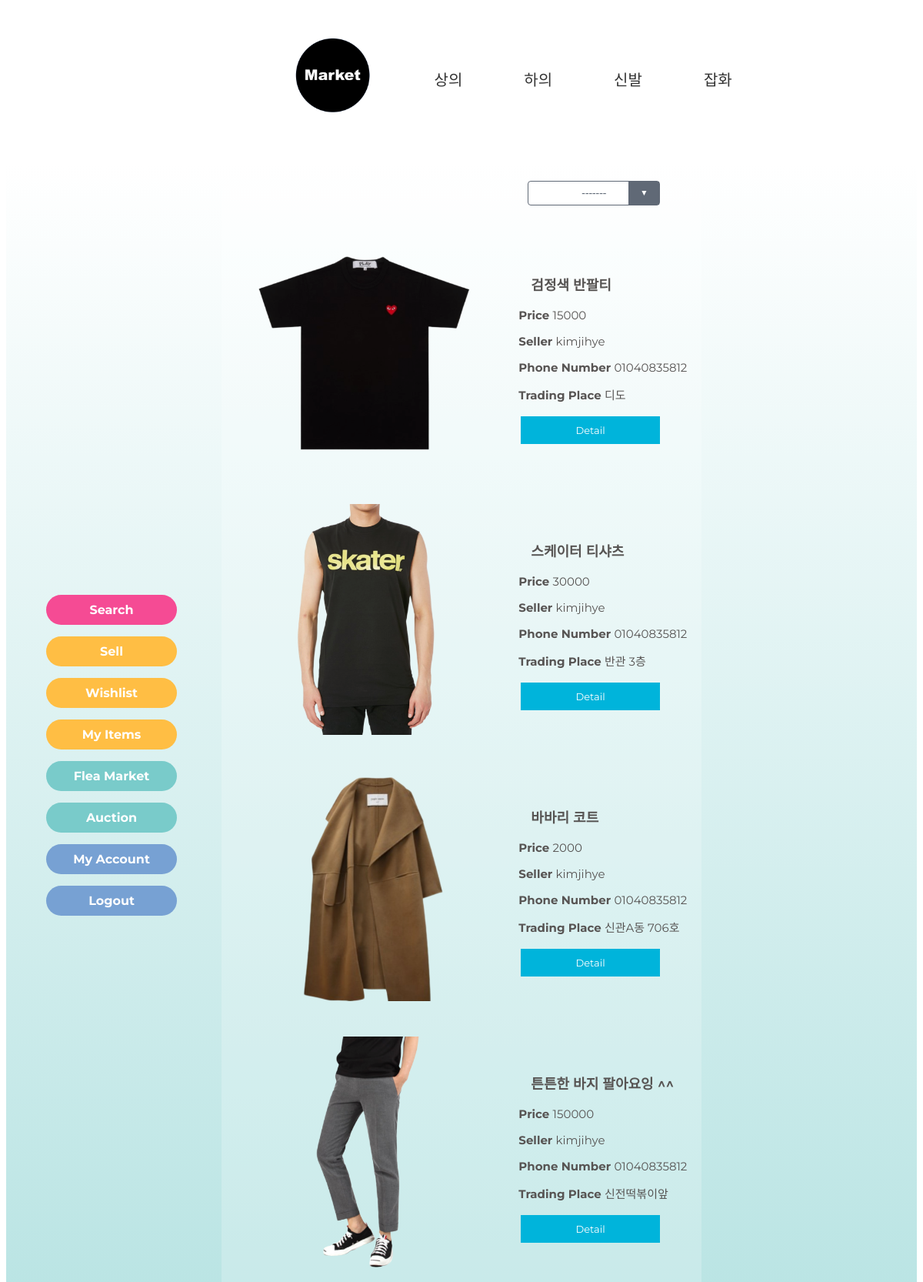
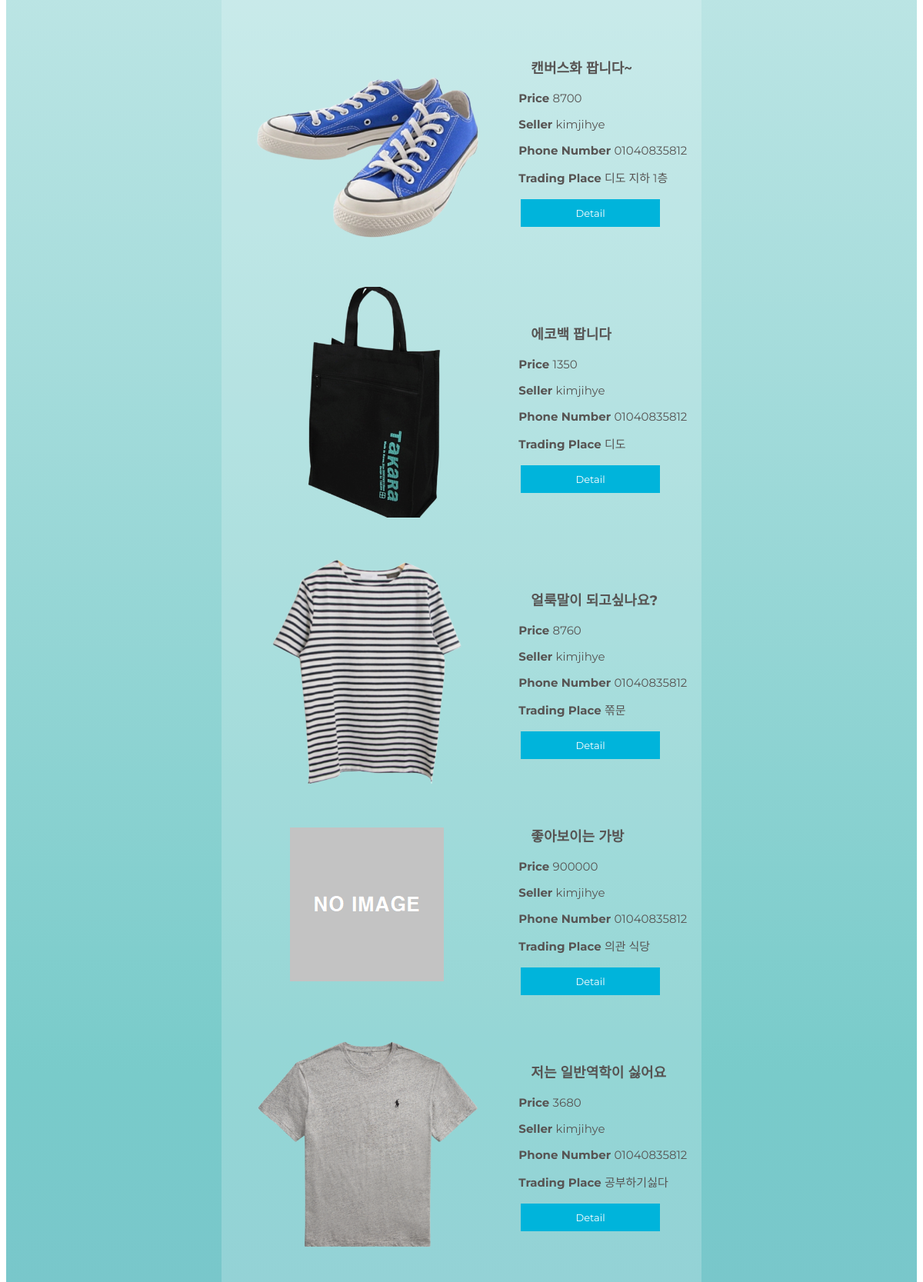
The page /market/all/ (signed in, upper part) on the database its author committed (2 pictures, top to bottom).
### home/models.py (models this page shows)
class Product(models.Model):
	SELLTYPES = (('F', 'Flea'), ('A', 'Auction'))
	selltype = models.CharField(max_length=1, default='F', choices=SELLTYPES)
	STATUSTYPES = (('S', 'Sold'), ('E', 'Expired'), ('R', 'Running')) # 팔림, 안팔림, 현재진행형
	statustype = models.CharField(max_length=1, default='R', choices=STATUSTYPES)
	EXPIREDATE = (('3', '3 Days'), ('7', '7 days'), ('0', '30 days'))
	expirechoice = models.CharField(max_length=1, default='3', choices=EXPIREDATE)
	expire = models.DateTimeField(default=timezone.now() + timedelta(days=3))
	highest_price = models.IntegerField(default=0) # auction이더라도 천장 가격 내면 바로 살 수 있게 하자
	basic_price =  models.IntegerField(default=0) #옥션이라도 최저가 쓰게 하자
	current_price = models.IntegerField(default=0) # 마지막 가격이기도 하지
	buyer = models.ForeignKey(User, on_delete=models.SET_NULL, related_name='buyer', null=True)
	seller = models.ForeignKey(User, on_delete=models.CASCADE, related_name='seller')
	pid = models.AutoField(primary_key=True)
	name = models.CharField(max_length=300)
	place = models.CharField(max_length=300)
	photo = models.ImageField(blank=True, null=True) #https://wayhome25.github.io/django/2017/05/10/media-file/
	category = models.ForeignKey(Category, on_delete=models.SET_NULL, null=True)
	explanation = models.CharField(max_length=1000, null=True) # string field 같은 게 있었나?? 찾아보기

class User(models.Model): # seller buyer 구분하지 말고 걍 둘다 가능하게 해
	rating = models.IntegerField(default=0)
	userid = models.CharField(max_length=20, primary_key=True)
	pw = models.CharField(max_length=20) # min length  같은 건 js 단에서 처리하기
	username = models.CharField(max_length=100)
	phone = models.CharField(max_length=30)

### home/views.py (the view, shortened to what this page needs)
# urls.py: path('market/', views.market, name='market'),
def market(request, category=''):
	userid = request.session.get('userid', False)
	if userid == False : # 로그인 안되어있으면
		return redirect('/login')
	if category=='':
		return redirect('/market/all/')
	categories = Category.objects.values('name').distinct()
	temp_search = {}
	seller = str(request.GET.get('seller', ''))
	pname = str(request.GET.get('pname', ''))
	temp = request.GET.get('lower', '')
	if temp == '':
		temp_search['lower'] = ''
		lower = 0
	elif temp.isdecimal():
		lower = int(temp)
		temp_search['lower'] = lower
	else:
		return redirect('/market')
	temp = request.GET.get('higher', '')
	if temp == '':
		higher = 2147483647
		temp_search['higher'] = ''
	elif temp.isdecimal():
		higher = int(temp)
		temp_search['higher'] = higher
	else:
		return redirect('/market')
	temp_search['seller'] = seller
	temp_search['pname'] = pname
	if category == 'all':
		products = Product.objects.filter(selltype='F',
			buyer=None, expire__gte=timezone.now(),
			name__icontains=pname,
			seller__username__icontains=seller,
			current_price__gte=lower,
			current_price__lte=higher)
	sort=request.GET.get('sort','')
	if sort == 'lower-price':
		products = products.order_by('current_price')
	elif sort == 'lower-expire':
		products = products.order_by('expire')
	if sort == 'higher-expire':
		products = products.order_by('-expire')
	return render(request, 'home/product_market.html', {'products':products, 'categories':categories,
		'pagetype':'market', 'search':temp_search})

### home/templates/home/product_market.html (shortened to what this page needs)
{% load static %}
<!DOCTYPE html>
<html lang="en" dir="ltr">
<head>
  <link rel="stylesheet" href="{% static 'home/style_product_market.css' %}">
</head>
<body>
  {% include 'home/productsCategory.html' %}
  <div class="product-page">
    <nav class="left-nav" style="font-weight: bold;position: fixed; left:20px; top:10%">
      <ul>
        <li><a class="upper_search" href="">Search</a></li>
        <li><a class="upper" href="{% url 'sell' %}">Sell</a></li>
        <li><a class="upper" href="{% url 'wishlist' %}">Wishlist</a></li>
        <li><a class="upper" href="{% url 'myitems' %}">My Items</a></li>
        <li><a class="lower" href="{% url 'market' %}">Flea Market</a></li>
        <li><a class="lower" href="{% url 'auction' %}">Auction</a></li>
        <li><a class="lowest" href="{% url 'mypage' %}">My Account</a></li>
        <li><a class="lowest" href="{% url 'logout' %}">Logout</a></li>
      </ul>
    </nav>
    <table class="goods_table">
      <tr>
        <td></td>
        <td>
          <div class="select-box select-script">
            <label for="selectbox">-------</label>
          </div>
        </td>
      </tr>
      {% for obj in products %}
      <tr>
        <td class="goods_img">
          {% if obj.photo %}
          <img src="{{obj.photo.url}}" style="height: 300px; width: auto; padding: 10px">
          {% else %}
          <img src="{% static 'home/basic.png' %}" style="height:200px;">
          {% endif %}
        </td>
        <td class="goods_info">
          <p class="goods_name"> {{ obj.name }} </p>
          <div class="inf">
            <p class="goods_price"> <strong> Price </strong> {{ obj.basic_price }} </p>
            <p class="seller_name"> <strong> Seller </strong> {{ obj.seller.username }} </p>
            <p class="phone_number"> <strong> Phone Number </strong> {{ obj.seller.phone}} </p>
            <p class="trading_place"> <strong> Trading Place </strong> {{ obj.place }} </p>
          </div>
          <button type="button" class="market_btn" onclick="window.open('{% url 'detail' obj.pid %}')">Detail</button>
        </td>
      </tr>
      {% endfor %}
    </table>
    <br><br><br><br>
  </div>
</body>
</html>

### home/static/home/style_product_market.css (style rules this page uses)
.product-page { background: white; background: -webkit-linear-gradient(to bottom, white, #79CBCA, #77A1D3); background: linear-gradient(to bottom, white, #79CBCA, #77A1D3); text-align: center; }
.left-nav { width: auto; align-content: center; display: flex; flex-direction: column; text-align: center; padding-right: 20px; }
.left-nav ul { width: 150px; display: grid; grid-gap: 15px; text-align: left; font-family: 'Montserrat', 'Nanum Gothic Coding', sans-serif; list-style: none; }
.left-nav li { text-align: center; font-family: 'Montserrat', 'Nanum Gothic Coding', sans-serif; font-size: 16px; font-weight: bold; }
.left-nav li a.upper_search { color: #ffffff; text-decoration: none; display: block; padding: 10px; border-radius: 25px; background-color: rgb(245, 75, 148); }
.left-nav li a.upper { color: #ffffff; text-decoration: none; display: block; padding: 10px; border-radius: 25px; background-color: rgb(255, 190, 68); }
.left-nav li a.lower { color: #ffffff; text-decoration: none; display: block; padding: 10px; border-radius: 25px; background-color: #79CBCA; }
.left-nav li a.lowest { color: #ffffff; text-decoration: none; display: block; padding: 10px; border-radius: 25px; background-color: #77A1D3; }
.select-script { position:relative; margin: 10px; width:170px; height:30px; line-height:30px; border:1px solid #606976; border-radius:4px; text-transform:uppercase; background:#fff; }
.select-script label { position:absolute; width:90%; font-size:.86em; color:#606976; top:0; left:0; padding:0 5%; }
.select-script label:after { content:'▼'; width:40px; height:30px; position:absolute; top:0; right:0; font-size:.76em; color:#fff; text-align:center; background:#606976; }
table { margin-left: auto; margin-right: auto; margin-top: 20px; min-width: 600px; min-height: 600px; max-width: 60%; height: auto; background-color: rgba(255, 255, 255, 0.2); border: 0; border-radius: 40px; color: #575453; }
td { padding:10px; }
.goods_name { font-family: 'Montserrat', 'Nanum Gothic Coding', sans-serif; color: #575453; font-size: 18px; font-weight: bold; text-align: left; margin-left: 1rem; }
.goods_info { font-family: 'Montserrat', 'Nanum Gothic Coding', sans-serif; text-align:left; font-size: 15px; padding-left:0.5rem; }
.market_btn { font-family: 'Montserrat', 'Nanum Gothic Coding', sans-serif; outline: 0; background: #00B4DB; width: 80%; border: 0; padding: 10px; color: #ffffff; margin:3px; margin-bottom: 7px; font-size: 13px; -webkit-transition: all 0.3 ease; transition: all 0.3 ease; cursor: pointer; }

### rows shown on the page
Product: photo (picture), name "검정색 반팔티", basic_price "15000", seller.username "kimjihye", seller.phone "01040835812", place "디도"
Product: photo (picture), name "스케이터 티샤츠", basic_price "30000", seller.username "kimjihye", seller.phone "01040835812", place "반관 3층"
Product: photo (picture), name "바바리 코트", basic_price "2000", seller.username "kimjihye", seller.phone "01040835812", place "신관A동 706호"
Product: photo (picture), name "튼튼한 바지 팔아요잉 ^^", basic_price "150000", seller.username "kimjihye", seller.phone "01040835812", place "신전떡볶이앞"
Product: photo (picture), name "캔버스화 팝니다~", basic_price "8700", seller.username "kimjihye", seller.phone "01040835812", place "디도 지하 1층"
Product: photo (picture), name "에코백 팝니다", basic_price "1350", seller.username "kimjihye", seller.phone "01040835812", place "디도"
Product: photo (picture), name "얼룩말이 되고싶나요?", basic_price "8760", seller.username "kimjihye", seller.phone "01040835812", place "쪾문"
Product: name "좋아보이는 가방", basic_price "900000", seller.username "kimjihye", seller.phone "01040835812", place "의관 식당"
Product: photo (picture), name "저는 일반역학이 싫어요", basic_price "3680", seller.username "kimjihye", seller.phone "01040835812", place "공부하기싫다"

### other values the page prints
{{ obj.name }} "상의" "하의" "신발" "잡화"
